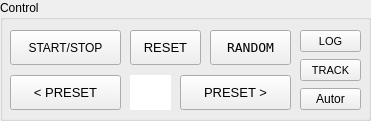
  <widget class="QGroupBox" name="control">
   <property name="geometry">
    <rect>
     <x>540</x>
     <y>420</y>
     <width>371</width>
     <height>121</height>
    </rect>
   </property>
   <property name="styleSheet">
    <string notr="true">QGroupBox#control { 
border: 1px solid black; 
margin-top:20px;
} 
QGroupBox#control::title {
subcontrol-origin: margin;
subcontrol-position: top left;
padding: 0px;
left: 0px;
}</string>
   </property>
   <property name="title">
    <string>Control</string>
   </property>
   <widget class="QPushButton" name="start_pushButton">
    <property name="geometry">
     <rect>
      <x>10</x>
      <y>30</y>
      <width>111</width>
      <height>35</height>
     </rect>
    </property>
    <property name="styleSheet">
     <string notr="true"/>
    </property>
    <property name="text">
     <string>START/STOP</string>
    </property>
    <property name="shortcut">
     <string>S</string>
    </property>
    <property name="checkable">
     <bool>true</bool>
    </property>
   </widget>
   <widget class="QPushButton" name="autor_pushButton">
    <property name="geometry">
     <rect>
      <x>300</x>
      <y>88</y>
      <width>61</width>
      <height>22</height>
     </rect>
    </property>
    <property name="text">
     <string>Autor</string>
    </property>
    <property name="shortcut">
     <string>A</string>
    </property>
   </widget>
   <widget class="QPushButton" name="track_pushButton">
    <property name="geometry">
     <rect>
      <x>300</x>
      <y>59</y>
      <width>61</width>
      <height>22</height>
     </rect>
    </property>
    <property name="font">
     <font>
      <pointsize>8</pointsize>
     </font>
    </property>
    <property name="text">
     <string>TRACK</string>
    </property>
    <property name="shortcut">
     <string>T</string>
    </property>
    <property name="checkable">
     <bool>true</bool>
    </property>
   </widget>
   <widget class="QPushButton" name="reset_pushButton">
    <property name="geometry">
     <rect>
      <x>130</x>
      <y>30</y>
      <width>71</width>
      <height>35</height>
     </rect>
    </property>
    <property name="font">
     <font>
      <pointsize>10</pointsize>
     </font>
    </property>
    <property name="text">
     <string>RESET</string>
    </property>
    <property name="shortcut">
     <string>X</string>
    </property>
   </widget>
   <widget class="QPushButton" name="save_n_pushButton">
    <property name="geometry">
     <rect>
      <x>10</x>
      <y>75</y>
      <width>111</width>
      <height>35</height>
     </rect>
    </property>
    <property name="font">
     <font>
      <pointsize>10</pointsize>
     </font>
    </property>
    <property name="text">
     <string>&lt; PRESET</string>
    </property>
    <property name="shortcut">
     <string>D</string>
    </property>
   </widget>
   <widget class="QPushButton" name="random_pushButton">
    <property name="geometry">
     <rect>
      <x>210</x>
      <y>30</y>
      <width>81</width>
      <height>35</height>
     </rect>
    </property>
    <property name="font">
     <font>
      <family>DejaVu Sans Mono</family>
      <pointsize>10</pointsize>
     </font>
    </property>
    <property name="text">
     <string>RANDOM</string>
    </property>
    <property name="shortcut">
     <string>R</string>
    </property>
   </widget>
   <widget class="QPushButton" name="save_p_pushButton">
    <property name="geometry">
     <rect>
      <x>180</x>
      <y>75</y>
      <width>111</width>
      <height>35</height>
     </rect>
    </property>
    <property name="font">
     <font>
      <pointsize>10</pointsize>
     </font>
    </property>
    <property name="text">
     <string>PRESET &gt;</string>
    </property>
    <property name="shortcut">
     <string>A</string>
    </property>
   </widget>
   <widget class="QLineEdit" name="save_lineEdit">
    <property name="geometry">
     <rect>
      <x>130</x>
      <y>75</y>
      <width>41</width>
      <height>35</height>
     </rect>
    </property>
    <property name="frame">
     <bool>false</bool>
    </property>
    <property name="alignment">
     <set>Qt::AlignCenter</set>
    </property>
    <property name="readOnly">
     <bool>true</bool>
    </property>
   </widget>
   <widget class="QPushButton" name="log_pushButton">
    <property name="geometry">
     <rect>
      <x>300</x>
      <y>30</y>
      <width>61</width>
      <height>22</height>
     </rect>
    </property>
    <property name="font">
     <font>
      <pointsize>8</pointsize>
     </font>
    </property>
    <property name="text">
     <string>LOG</string>
    </property>
    <property name="shortcut">
     <string>T</string>
    </property>
    <property name="checkable">
     <bool>true</bool>
    </property>
   </widget>
   <zorder>save_lineEdit</zorder>
   <zorder>start_pushButton</zorder>
   <zorder>autor_pushButton</zorder>
   <zorder>track_pushButton</zorder>
   <zorder>reset_pushButton</zorder>
   <zorder>save_n_pushButton</zorder>
   <zorder>random_pushButton</zorder>
   <zorder>save_p_pushButton</zorder>
   <zorder>log_pushButton</zorder>
  </widget>
